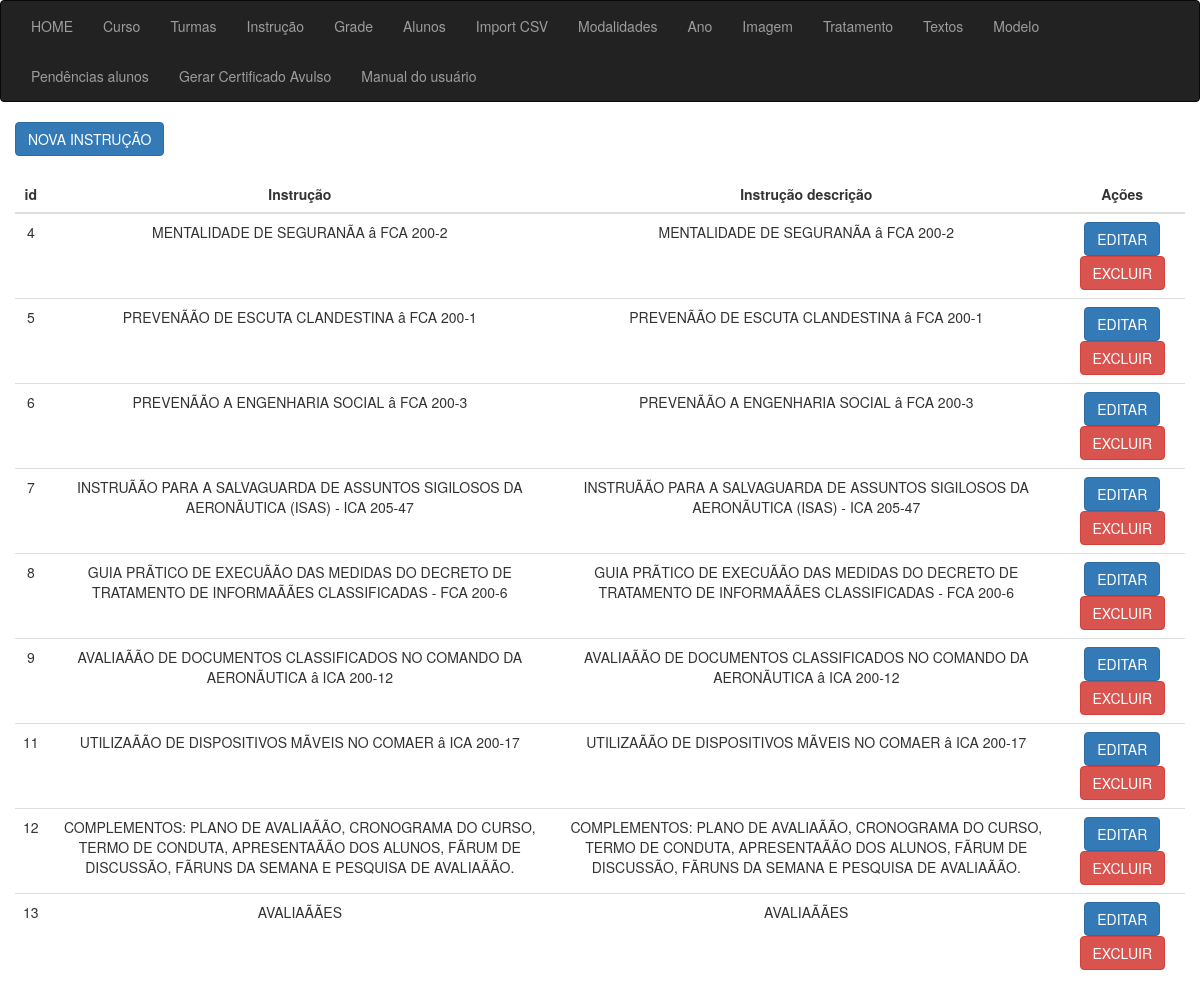
The app's page /sgc/instrucao_lista with its own data.
### app_cert/models.py (models this page shows)
class Instrucao(models.Model):
    id = models.AutoField(primary_key=True)
    instrucao_sigla = models.CharField(max_length=255, verbose_name="Instrução")
    instrucao_descricao = models.CharField(max_length=255, verbose_name="Instrução da Instrução")
    def __str__(self):
        return str(self.instrucao_descricao)

### app_cert/views/views_instrucao.py (the view)
# urls.py: path('instrucao_lista', instrucao_lista, name="instrucao_lista"),
def instrucao_lista(request):
    dataset = Instrucao.objects.all()
    context = {"dataset": dataset}
    print(dataset)
    return render(request, 'instrucao/lista.html', context)

### app_cert/templates/instrucao/lista.html (shortened to what this page needs)
{% extends 'sgc_base.html' %}
{% block content %}
<div class="container">
    <div class="row">
        <div class="col-md-15">
            <a href="{% url 'instrucao_nova' %}" class="btn btn-primary">NOVA INSTRUÇÃO</a>
            <div class="col-8 m-auto pt-4 pb-2 text-center">
                <table class="table">
                    <thead class="thead-dark">
                        <tr>
                            <th style="text-align: center">id</th>
                            <th style="text-align: center">Instrução</th>
                            <th style="text-align: center">Instrução descrição</th>
                            <th style="text-align: center">Ações</th>
                        </tr>
                    </thead>
                    <tbody>
                        {% for data in dataset %}
                        <tr>
                            <td style="text-align: center">{{ data.id }}</td>
                            <td style="text-align: center">{{ data.instrucao_sigla }}</td>
                            <td style="text-align: center">{{ data.instrucao_descricao }}</td>
                            <td style="text-align: center">
                                <a href="/instrucao_editar/{{ data.id }}/" class="btn btn-primary">EDITAR</a>
                                <a href="/instrucao_delete/{{ data.id }}/" class="btn btn-danger">EXCLUIR</a>
                            </td>
                        </tr>
                        {% endfor %}
                    </tbody>
                </table>
            </div>
        </div>
    </div>
</div>
{% endblock %}

### records on screen
Instrucao: id "4", instrucao_sigla "MENTALIDADE DE SEGURANÃA â FCA 200-2", instrucao_descricao "MENTALIDADE DE SEGURANÃA â FCA 200-2"
Instrucao: id "5", instrucao_sigla "PREVENÃÃO DE ESCUTA CLANDESTINA â FCA 200-1", instrucao_descricao "PREVENÃÃO DE ESCUTA CLANDESTINA â FCA 200-1"
Instrucao: id "6", instrucao_sigla "PREVENÃÃO A ENGENHARIA SOCIAL â FCA 200-3", instrucao_descricao "PREVENÃÃO A ENGENHARIA SOCIAL â FCA 200-3"
Instrucao: id "7", instrucao_sigla "INSTRUÃÃO PARA A SALVAGUARDA DE ASSUNTOS SIGILOSOS DA AERONÃUTICA (ISAS) - ICA 205-47", instrucao_descricao "INSTRUÃÃO PARA A SALVAGUARDA DE ASSUNTOS SIGILOSOS DA AERONÃUTICA (ISAS) - ICA 205-47"
Instrucao: id "8", instrucao_sigla "GUIA PRÃTICO DE EXECUÃÃO DAS MEDIDAS DO DECRETO DE TRATAMENTO DE INFORMAÃÃES CLASSIFICADAS - FCA 200-6", instrucao_descricao "GUIA PRÃTICO DE EXECUÃÃO DAS MEDIDAS DO DECRETO DE TRATAMENTO DE INFORMAÃÃES CLASSIFICADAS - FCA 200-6"
Instrucao: id "9", instrucao_sigla "AVALIAÃÃO DE DOCUMENTOS CLASSIFICADOS NO COMANDO DA AERONÃUTICA â ICA 200-12", instrucao_descricao "AVALIAÃÃO DE DOCUMENTOS CLASSIFICADOS NO COMANDO DA AERONÃUTICA â ICA 200-12"
Instrucao: id "11", instrucao_sigla "UTILIZAÃÃO DE DISPOSITIVOS MÃVEIS NO COMAER â ICA 200-17", instrucao_descricao "UTILIZAÃÃO DE DISPOSITIVOS MÃVEIS NO COMAER â ICA 200-17"
Instrucao: id "12", instrucao_sigla "COMPLEMENTOS: PLANO DE AVALIAÃÃO, CRONOGRAMA DO CURSO, TERMO DE CONDUTA, APRESENTAÃÃO DOS ALUNOS, FÃRUM DE DISCUSSÃO, FÃRUNS DA SEMANA E PESQUISA DE AVALIAÃÃO.", instrucao_descricao "COMPLEMENTOS: PLANO DE AVALIAÃÃO, CRONOGRAMA DO CURSO, TERMO DE CONDUTA, APRESENTAÃÃO DOS ALUNOS, FÃRUM DE DISCUSSÃO, FÃRUNS DA SEMANA E PESQUISA DE AVALIAÃÃO."
Instrucao: id "13", instrucao_sigla "AVALIAÃÃES", instrucao_descricao "AVALIAÃÃES"
